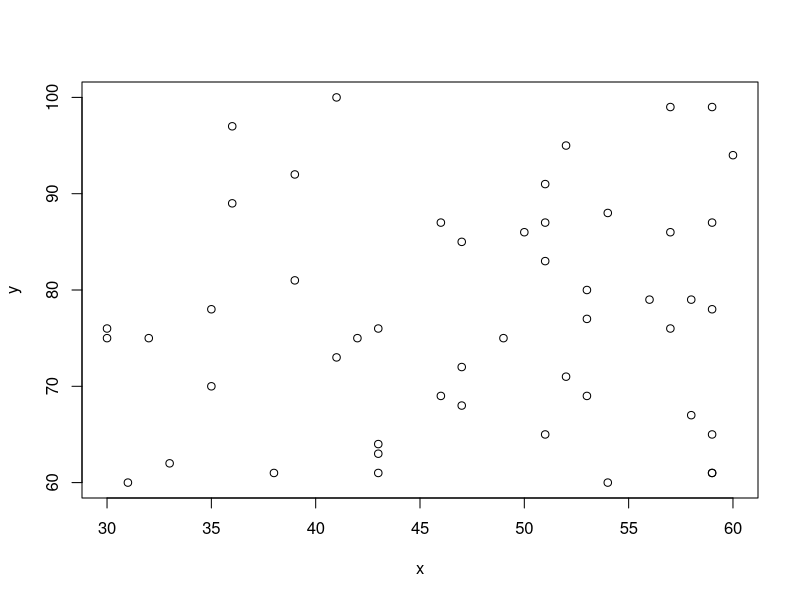
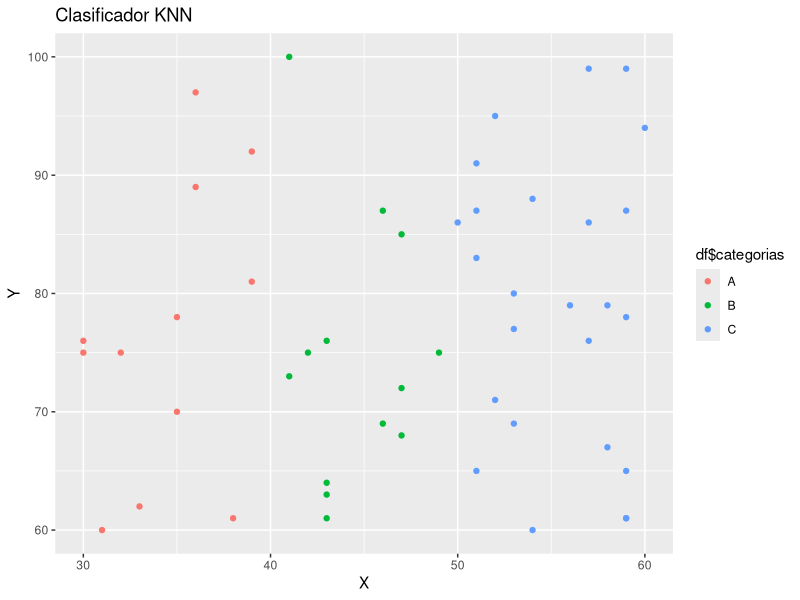
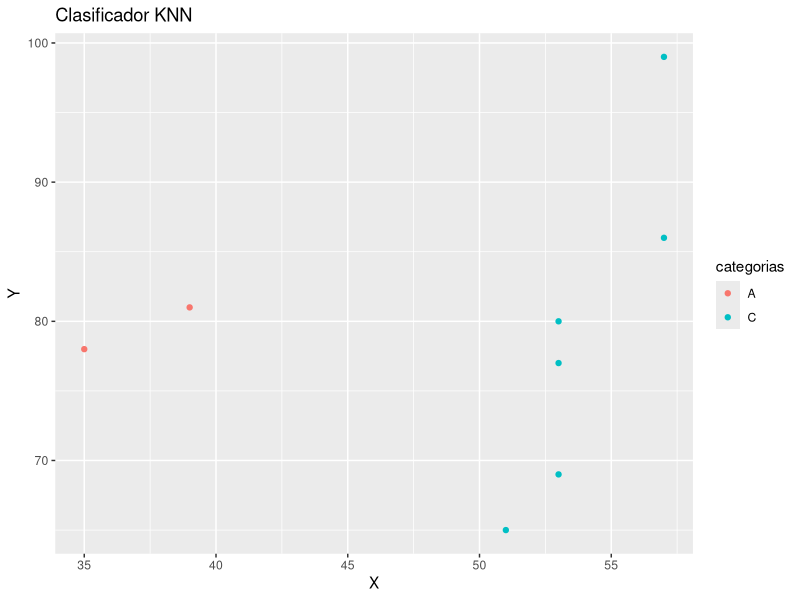

Reproduce these figures in R, in order.
#Creación de algoritmos a utilizar en el modelado

#########################################
###REGRESION
#################################
regresion<-function(x,y, nx=NA, ny=NA){
  resultado<-list()
  prediccion<-NA
  n<-NROW(x)
  promX<-mean(x)
  promY<-mean(y)
  dx<-(x-promX)
  dy<-(y-promY)
  xy<-dx*dy
  #Calculo de la covarianza
  cov<-sum(xy)/(n-1)
  cov
  dx2<-dx^2
  dy2<-dy^2
  
  #Calculo de las desviaciones estandar
  sdX<-sqrt(sum(dx2)/(n-1))
  sdY<-sqrt(sum(dy2)/(n-1))
  sdX
  sdY
  #Calculo del coeficiente correlacional
  
  r<-cov/(sdX*sdY)
  #creacion de la recta regresional x~y
  if(is.na(ny))
    prediccion<-promY+cov*(nx-promX)/(sdX^2)
  #creando la prediccion regresional y~x
  if(is.na(nx))
    prediccion<-promX+cov*(ny-promY)/(sdY^2)
  
  
  resultado[[1]]<-data.frame(x,y,dx,dy,dx2,dy2)
  resultado[[2]]<-cov
  resultado[[3]]<-r
  resultado[[4]]<-prediccion
  return(resultado[[1]])
}



#############################################
#KNN
######################################
x<-sample(30:60,50, replace = T)
y<-sample(60:100, 50, replace = T)
df<-data.frame(x,y)
plot(df)

###Categorizando
etiquetar<-function(df){
  categorias<-c()
  for(i in 1:NROW(df)){
    if(df$x[i]>=30 & df$x[i]<40)
      categorias<-c(categorias, 'A')
    else if(df$x[i]>=40 & df$x[i]<50)
      categorias<-c(categorias, 'B')
    else 
      categorias<-c(categorias, 'C')
  }
  df<-cbind(df,categorias) 
  return (df)
}
df=etiquetar(df)

###Visaulizando el df
library(ggplot2)
ggplot(data = df, aes(x=df$x, y = df$y, color=df$categorias))+geom_point()+xlab("X")+ylab("Y")+ggtitle("Clasificador KNN")

###Datos para entrenamiento
ids=sample(1:nrow(df),0.85*nrow(df))
dfEnt<-df[ids,]
nrow(dfEnt)
dfTest<-df[-ids,]
nrow(dfTest)
ggplot(data =dfTest, aes(x=x, y =y, color=categorias))+geom_point()+xlab("X")+ylab("Y")+ggtitle("Clasificador KNN")

dfTemp=df
knn<-function(dfTemp,newx,newy,k){
  #To-do probar para k-vecinos, obtener las probabilidades
  #jaccard, malahanobis, euclidiana
  newx<-35#para prueba
  newy<-70
  pos<-0
  dm<-(abs(newx-dfTemp$x)+abs(newy-dfTemp$y))
  dfTemp<-cbind(dfTemp,dm)
  dfTemp
  ##forma lenta
  #minimo<-min(dm)
  #for(i in 1:nrow(dfTemp)){
  #  if(minimo==dfTemp[i,4])
  #    p<-i
  #}
  #dfTemp[p,3]
  ##Forma rapida
  return(dfTemp[dfTemp[,4]==min(dm),3])
  
}







######################################################
#SVM
#codigo aca
###################################################

###########################################
#ALGO
#codigo aca
####################################